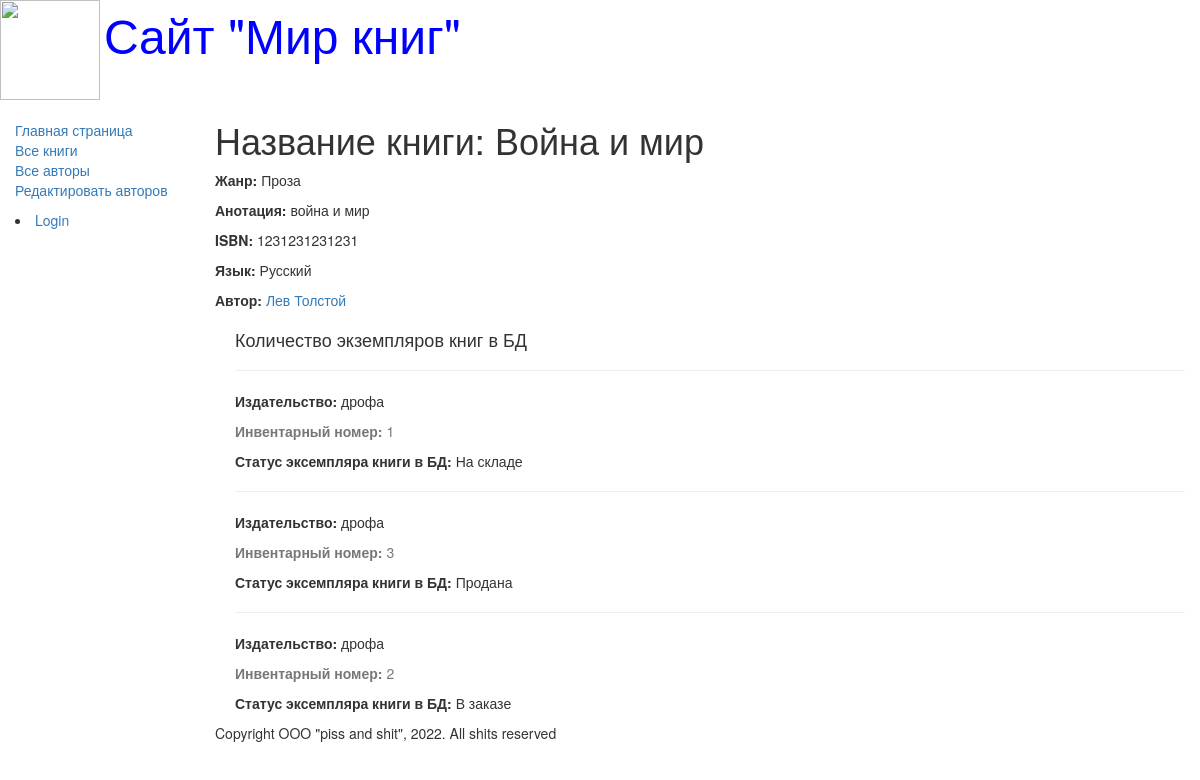
Before: /book/1 with the older database file.
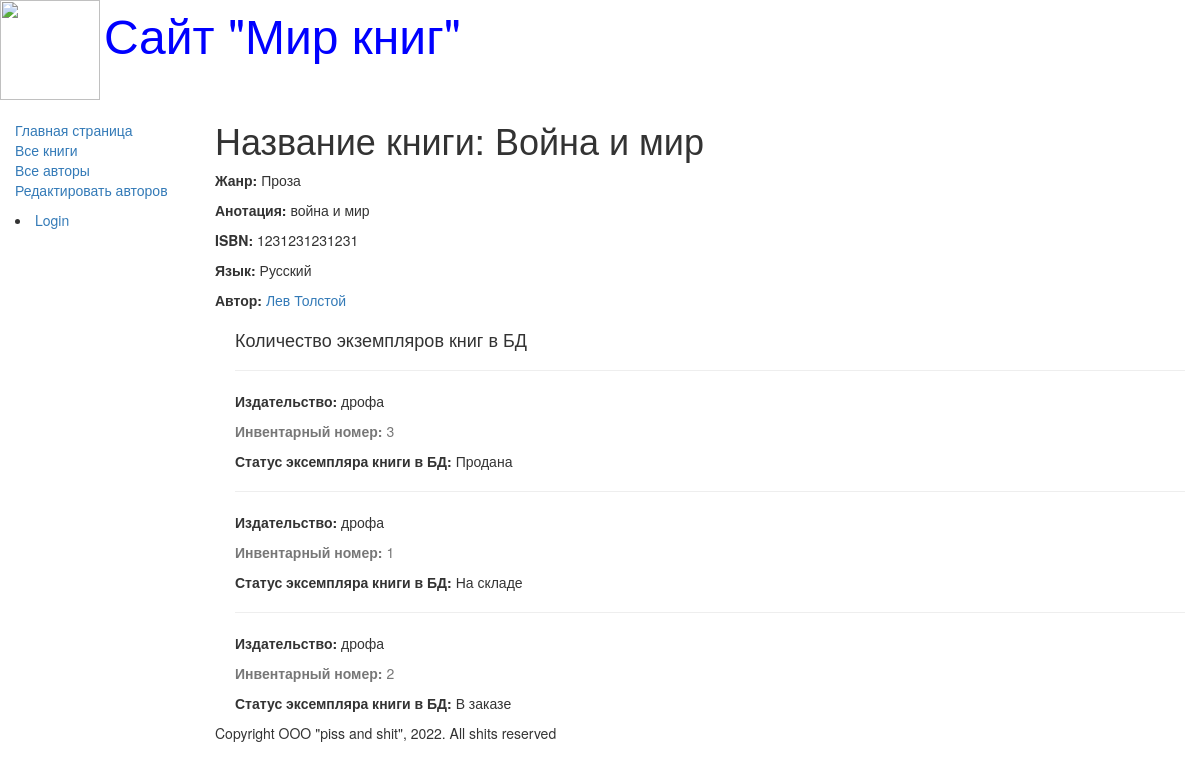
After: the same page with the newer database file.
### catalog/models.py (models this page shows, shortened)
class Author(models.Model):
    first_name = models.CharField(max_length=100, help_text='Введите имя автора', verbose_name='Имя автора')
    last_name = models.CharField(max_length=100, help_text='Введите фамилию автора', verbose_name='Фамилия автора')
    date_of_birth = models.DateField(help_text='Введите дату рождения', verbose_name='Дата рождения', null=True, blank=True)
    date_of_death = models.DateField(help_text='Введите дату смерти', verbose_name='Дата смерти', null=True, blank=True)

class BookInstance(models.Model):
    book = models.ForeignKey('Book', on_delete=models.CASCADE, null=True)
    inv_nom = models.CharField(max_length=20, help_text='Введите инвентарный номер экземпляра', verbose_name='Инвентарный номер', null=True)
    imprint = models.CharField(max_length=200, help_text='Введите издательство и год выпуска', verbose_name='Издательство')
    status = models.ForeignKey('Status', on_delete=models.CASCADE, help_text='Изменить состояние экземпляра', verbose_name='Статус экземпляра книги', null=True)
    due_back = models.DateField(help_text='Введите конец срока статуса', verbose_name='Дата окончяания статуса')
    borrower = models.ForeignKey(User, on_delete=models.SET_NULL, help_text='Выберите заказчика книги', verbose_name='Заказчик', null=True, blank=True)
    class Meta:
        ordering = ['due_back']

class Status(models.Model):
    name = models.CharField(max_length=20, help_text='Введите статус экземпляра книги', verbose_name='Статус экземпляра книги')
    def __str__(self):
        return self.name

### catalog/views.py (the view)
# urls.py: re_path(r'^book/(?P<pk>\d+)$', views.BookDetailView.as_view(), name='book-detail'),
class BookDetailView(generic.DetailView):
    model = Book

### catalog/models.py (called while the page is built)
    def __str__(self):
        return self.name

    def __str__(self):
        return self.name

### templates/catalog/book_detail.html (shortened to what this page needs)
{% extends 'base_generic.html' %}
{% block content %}
    <h1>Название книги: {{ book.title }}</h1>
    <p><strong>Жанр:</strong> {{ book.genre }}</p>
    <p><strong>Анотация:</strong> {{ book.summary }}</p>
    <p><strong>ISBN:</strong> {{ book.isbn }}</p>
    <p><strong>Язык:</strong> {{ book.language }}</p>
    {% for author in book.author.all %}
        <p><strong>Автор:</strong>
            <a href="">{{ author.first_name }}
                       {{ author.last_name }}</a></p>
    {% endfor %}
    <div style="margin-left: 20px; margin-top: 20px">
        <h4>Количество экземпляров книг в БД</h4>
        {% for copy in book.bookinstance_set.all %}
            <hr>
            <p><strong>Издательство:</strong> {{ copy.imprint }}</p>
            <p class="text-muted"><strong>Инвентарный номер:</strong> {{ copy.id }}</p>
            <p><strong>Статус эксемпляра книги в БД:</strong> {{ copy.status }}</p>
        {% endfor %}
    </div>
{% endblock %}

Changed rows visible on the page:
changed BookInstance "Продана": moves up the list
